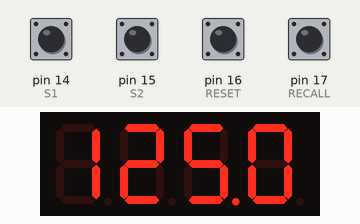
Bench run of a sketch on a simulated Arduino Uno, built with avr-gcc and run on an emulated ATmega328P. Shown: 4-digit seven-segment display. Wiring (inferred from the names in the program): 4-digit 7-segment display, segments lit when LOW: segments pin 9, pin 2, pin 3, pin 5, pin 6, pin 8, pin 7, pin 4; digit selects pin 10, pin 11, pin 12, pin 13. The inputs (shaded band) are chosen by the test bench; at power-on: pin 14 (S1), pin 15 (S2), pin 16 (RESET), pin 17 (RECALL) HIGH. The segment pins are drawn as the display they are named for.

Above: at 1.2 s.
1.3 s: pin 16 (RESET) pulled LOW for 0.15 s
At 2.4 s:
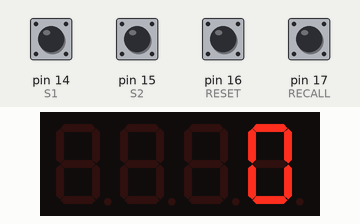
Timing chart, 0 to 4.3 s (numbered marks = the images above; inputs shaded):
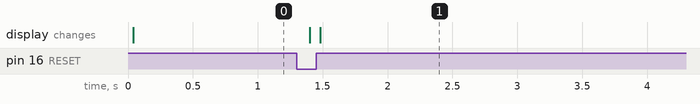

Measured:
- after the input at 1.3 s, the display: first changes after 0.10 s (image 1 shows a later state)

The sketch:

18JAN20_4DIGIT_7SEG_fixed_decimal_2_SENSOR.ino
```cpp
#define S1 14//LEFT SENSOR
#define S2 15//RIGHT SENSOR
//#define TX 2//DISPLAY RX

#define TOTALRESET 18//reset button
#define RESET 16//reset button
#define RECALL 17//RECALL

#define len 50.00//46.50f//assume 1 meter// per revolution

#define yes 1//touched
#define no 0//not touched
#define invalid -1//touched not out

#define LN 12

#define TOUCH LOW
#define nTOUCH HIGH

//#include<SoftwareSerial.h>
#include<TimerOne.h>


volatile int32_t count = 250;
volatile int8_t state1 = no;//-1 -invalid
volatile int8_t state2 = no;//-1 -invalid
volatile uint16_t check = 0;

int32_t old_count = 0;
//The code shows the analog value of a sensor connected to the arduino board.

//The value displayed can range anywhere from 0 to 9999 on a four-digit display.

const int sensorPin = 0; //The analog sensor is connected to analog pin 0 of the arduino

//ABCDEFG,dp
const int numeral[10] = {
  B11111100, //0
  B01100000, //1
  B11011010, //2
  B11110010, //3
  B01100110, //4
  B10110110, //5
  B00111110, //6
  B11100000, //7
  B11111110, //8
  B11100110, //9
};

//pins for decimal point and each segment
//dp, G, F, E, D, C, B, A
const int segmentPins[] = {4, 7, 8, 6, 5, 3, 2, 9};//{2, 3, 4, 5, 6, 7, 8}; //

const int numberofDigits = 4;

const int digitPins[numberofDigits] = {10, 11, 12, 13}; //digits 1, 2, 3, 4

void COUNT() {
  //  Serial.println(F("COUNT"))
  //lcd.setCursor(15, 0);
  //lcd.print(' ');
  if (digitalRead(S1) == TOUCH && state1 == no) { //METAL DETECTED
    //WAIT FOR TO BECOME HIGH
    state1 = yes;
    //    Serial.print(F("A"));
  }
  if (digitalRead(S1) == nTOUCH && state1 == yes) { //METAL DETECTED
    //COUNT
    state1 = invalid;
    //s1 crossed
    //check for stage 2 or out
    Timer1.attachInterrupt(COUNT_2);
    //    Serial.print(F("B"));
  }

  if (digitalRead(S2) == TOUCH && state2 == no) { //METAL DETECTED
    //WAIT FOR TO BECOME HIGH
    state2 = yes;
    //    Serial.print(F("C"));
  }
  if (digitalRead(S2) == nTOUCH && state2 == yes) { //METAL DETECTED
    //COUNT
    state2 = invalid;
    //check for stage 2 or out
    Timer1.attachInterrupt(COUNT_1);
    //    Serial.print(F("D"));
  }
}

void COUNT_1() {
  //CROSSED S2
  //COUNT--
  //  Serial.println(F("COUNT1"));
  //lcd.setCursor(15, 0);
  //lcd.print('-');
  if (digitalRead(S1) == TOUCH && state1 == no) { //METAL DETECTED
    //WAIT FOR TO BECOME HIGH
    state1 = yes;
    //    Serial.print(F("A1"));
  }
  if (digitalRead(S1) == nTOUCH && state1 == yes) { //METAL DETECTED
    //COUNT
    state1 = no;
    state2 = no;
    if (count > 0)
      count--;
    //
    //    update('-');
    Timer1.attachInterrupt(COUNT);
    //    Serial.print(F("A2"));
  }

  if (digitalRead(S2) == TOUCH && state2 == invalid) { //METAL DETECTED
    //WAIT FOR TO BECOME HIGH
    state2 = yes;
    //    Serial.print(F("A3"));
  }
  if (digitalRead(S2) == nTOUCH && state2 == yes) { //METAL DETECTED
    //COUNT
    state2 = no;
    //check for stage 2 or out
    Timer1.attachInterrupt(COUNT);
    //    Serial.print(F("A4"));
  }
}

void COUNT_2() {//increament count
  //CROSSED S1
  //COUNT++
  //state1 is invalid
  //if s1 crossed then ignore count
  //  Serial.println(F("COUNT2"));
  //lcd.setCursor(15, 0);
  //lcd.print('+');
  if (digitalRead(S1) == TOUCH && state1 == invalid) { //  s1 touched again
    //WAIT FOR TO BECOME HIGH
    state1 = yes;
    //    Serial.print(F("B1"));
  }
  if (digitalRead(S1) == nTOUCH && state1 == yes) { //METAL DETECTED
    //COUNT
    state1 = no;
    //check for stage 2 or out
    Timer1.attachInterrupt(COUNT);
    //    Serial.print(F("B2"));
  }

  //if s2 crossed then count---- tested
  if (digitalRead(S2) == TOUCH && state2 == no) { //s1 touched already then waiting for s2
    //WAIT FOR TO BECOME HIGH
    state2 = yes;
    //    Serial.print(F("B3"));
  }
  if (digitalRead(S2) == nTOUCH && state2 == yes) { //METAL DETECTED
    //COUNT
    state2 = no;
    state1 = no;
    count++;
    //    update('+');
    //
    Timer1.attachInterrupt(COUNT);
    //    Serial.print(F("B4"));
  }
}


void setup()
{ pinMode(RESET, INPUT_PULLUP);
  pinMode(RECALL, INPUT_PULLUP);
  pinMode(S1, INPUT_PULLUP);
  pinMode(S2, INPUT_PULLUP);
  Timer1.initialize(1000);//(10000);
  Timer1.attachInterrupt(COUNT);

  for (int i = 0; i < 8; i++)
    pinMode(segmentPins[i], OUTPUT); //set segment and DP pins to output

  //sets the digit pins as outputs
  for (int i = 0; i < numberofDigits; i++)
    pinMode(digitPins[i], OUTPUT);
}

void loop()
{
  //  int value = analogRead(sensorPin);
  //  showNumber(value);
  //  showNumber(1234);
  //  uint32_t i = 0, timer = millis();
  //  while (i < 9999) {
  //    if ((millis() - timer) >= 10) {
  //      i++;
  //      timer = millis();
  //    }
  //    showNumber(i);
  //  }
  if (digitalRead(RESET) == LOW) {
    while (digitalRead(RESET) == LOW);
    if (digitalRead(RESET) == HIGH) {
      Timer1.detachInterrupt();
      //RESET COUNTER
      old_count = count;
      count = 0;
      //RESET STATE
      //      old_state1 = state1;
      //      old_state2 = state2;
      state1 = no;
      state2 = no;
      Timer1.attachInterrupt(COUNT);
    }
  }
  //recall
  if (digitalRead(RECALL) == LOW) {
    while (digitalRead(RECALL) == LOW);
    if (digitalRead(RECALL) == HIGH) {
      Timer1.detachInterrupt();
      //RESET COUNTER
      count = old_count;
      //RESET STATE
      //      state1 = old_state1;
      //      state2 = old_state2;
      Timer1.attachInterrupt(COUNT);
    }
  }
  showNumber((count * len) / 10.00);
}

void showNumber (int number)
{
  if (number == 0)
    showDigit (0, numberofDigits - 1); //display 0 in the rightmost digit
  else
  {
    if (number > 0 && number <= 9)
    {
      showDigit(0, 2);//digit + 1);
    }
    for (int digit = numberofDigits - 1; digit >= 0; digit--)
    {
      if (number > 0)
      {
        showDigit(number % 10, digit);
        number = number / 10.00;
      }
    }
  }
}

//Displays given number on a 7-segment display at the given digit position
void showDigit (int number, int digit)
{
  digitalWrite(digitPins[digit], HIGH);
  for (int segment = 0; segment < 8; segment++)
  {
    boolean isBitSet = bitRead(numeral[number], segment);

    isBitSet = ! isBitSet; //remove this line if common cathode display
    digitalWrite(segmentPins[segment], isBitSet);
    if (digit == 2)
      digitalWrite(segmentPins[0], 0);
  }
  delay(5);
  digitalWrite(digitPins[digit], LOW);
}
```
